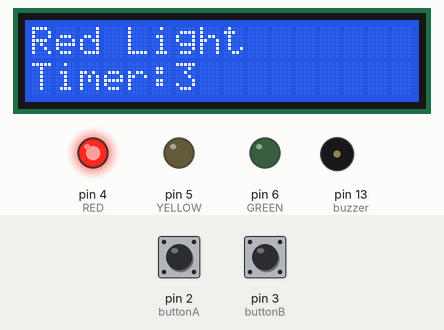
The program below on a simulated Arduino Uno, built with avr-gcc and run on an emulated ATmega328P. Shown: 16×2 character LCD, output pins drawn as LEDs (lit = HIGH), buzzer (waves = sounding). The test bench sets the inputs (shaded band); at power-on: pin 2 (buttonA) HIGH, pin 3 (buttonB) HIGH. What the program prints to the serial monitor is not drawn.

Above: at 9.4 s.
9.5 s: pin 2 (buttonA) pulled LOW for 3.2 s
At 15.4 s:
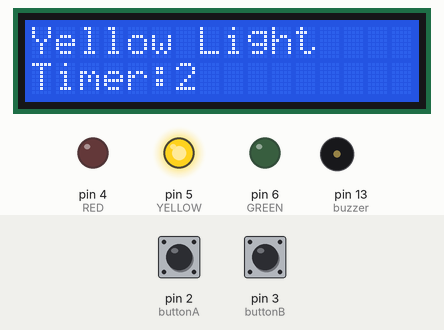
15.7 s: pin 3 (buttonB) pulled LOW for 3.2 s
At 21.7 s:
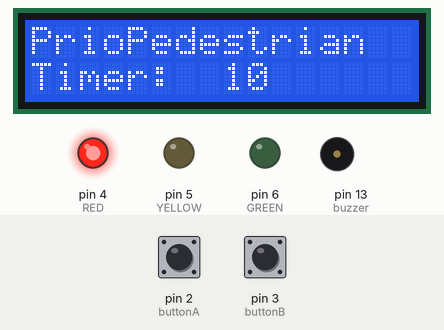
21.9 s: pin 3 (buttonB) pulled LOW for 1 s
Timing chart, 0 to 30.9 s (numbered marks = the images above; inputs shaded):
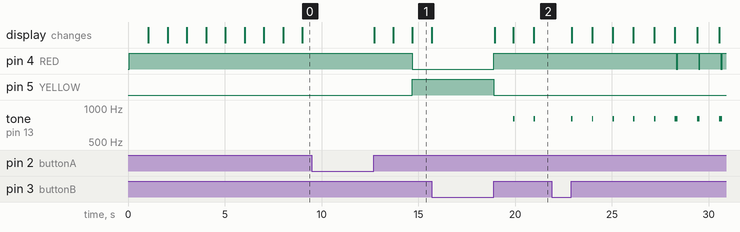

Measured:
- after the input at 9.5 s, pin 4 (RED): HIGH → LOW after 5.2 s; pin 5 (YELLOW): LOW → HIGH after 5.2 s
- after the input at 15.7 s, pin 4 (RED): LOW → HIGH after 3.2 s; pin 5 (YELLOW): HIGH → LOW after 3.2 s; tone on pin 13 (buzzer): alternates 800 Hz for 0.08 s and silent for 1.0 s, starting after 4.2 s; the display: first changes after 3.2 s (image 2 shows a later state)
- what the display in image 1 shows lasts 1.0 s, from 14.7 s to 15.7 s

The program:

main.cpp
```cpp
#include <Arduino_FreeRTOS.h>
#include <LiquidCrystal.h>
#include "semphr.h"
#define GREEN 6
#define YELLOW 5
#define RED 4
#define buzzer 13
#define buttonA 2
#define buttonB 3

volatile bool pedestrian = false, priority = false;
const TickType_t _1000ms = pdMS_TO_TICKS(1000);
const TickType_t _500ms = pdMS_TO_TICKS(500);
const TickType_t xTicksToWait = pdMS_TO_TICKS(100);
LiquidCrystal lcd(7, 8, 9, 10, 11, 12);  // initialize the library with the numbers of the interface pins
TaskHandle_t red_handle, yellow_handle, green_handle,pedes_handle, prio_handle;
SemaphoreHandle_t ledSemaphore, interruptPeSemaphore, interruptPrSemaphore;

void setup() {
  Serial.begin(9600); //for debugging
  lcd.begin(16, 2);
  pinMode(buzzer,OUTPUT);
  pinMode(buttonA,INPUT_PULLUP);
  pinMode(buttonB, INPUT_PULLUP);
  ledSemaphore = xSemaphoreCreateBinary();
  interruptPeSemaphore = xSemaphoreCreateBinary(); //interrupt 1 for pedestrian crossing ONLY
  interruptPrSemaphore = xSemaphoreCreateBinary(); //interrupt 2 for pedestrian + priority crossing
    xTaskCreate(redTaskController,      //task name
                "red light toggle",     //task description
                100,                    // stack depth set to 100 instead of 128 so that no overflow
                NULL,  // any parameters to pass
                3,                      // priority
                &red_handle                 // taskhandle for qms.
    );
    xTaskCreate(yellowTaskController,           //task name
                "yellow light toggle",       //task description
                100,                         // stack depth
                NULL,  // any parameters to pass
                1,                           // priority
                &yellow_handle                      // taskhandle for qms.
    );
    xTaskCreate(greenTaskController,           //task name
                "green light toggle",        //task description
                100,                         // stack depth
                NULL,  // any parameters to pass
                2,                           // priority
                &green_handle                         // taskhandle for qms.
    );
    xTaskCreate(PedesController,           //task name
                "for button press",        //task description
                100,                         // stack depth
                NULL,  // any parameters to pass
                3,                           // priority
                &pedes_handle                         // taskhandle for qms.
    );
    xTaskCreate(PrioController,           //task name
                "for button press",        //task description
                100,                         // stack depth
                NULL,  // any parameters to pass
                3,                           // priority
                &prio_handle                         // taskhandle for qms.
    );
  attachInterrupt(digitalPinToInterrupt(buttonA), buttonAPress, LOW); //attach interrupt to pin 2
  attachInterrupt(digitalPinToInterrupt(buttonB), buttonBPress, LOW); // attach interrupt to pin 3
  xSemaphoreGive(ledSemaphore);
  vTaskStartScheduler();

}

void redTaskController(void *pvParameters){
  while (1){
  vTaskPrioritySet(NULL,3);
  pinMode(RED,OUTPUT);
   xSemaphoreTake(ledSemaphore, portMAX_DELAY);
   if (pedestrian == true){
     for (int timer = 9; timer>0; timer--)
      {
        lcd.clear();
        lcd.setCursor(0,0);
        lcd.print("Pedestrian");
        lcd.setCursor(0,1);
        lcd.print("Timer: ");
        digitalWrite(RED, HIGH);
        lcd.setCursor(6,1);
        lcd.print(timer);
        if (timer < 9)
        {
          tone(buzzer, 800);
          vTaskDelay(5);
          noTone(buzzer);
        }
        if (timer < 5)
        {
          tone(buzzer, 800);
          digitalWrite(RED,digitalRead(RED)^1);
          vTaskDelay(5);                        //to make buzzer sound twice when timer <5s left
          digitalWrite(RED,digitalRead(RED)^1);
          noTone(buzzer);
        }
        vTaskDelay(_1000ms);
      }

    }

  else if (priority == true)
    {
      for (int timer = 12; timer>0; timer--)
      {
        lcd.clear(); //needed here cause two digit number
        lcd.setCursor(0,0);
        lcd.print("PrioPedestrian");
        lcd.setCursor(0,1);
        lcd.print("Timer: ");
        digitalWrite(RED, HIGH);
        lcd.setCursor(8,1);
        lcd.print(timer);
        if (timer < 12)
        {
          tone(buzzer, 800);
          vTaskDelay(5);
           noTone(buzzer);
        }
        if (timer < 5)
        {
          tone(buzzer, 800);
          digitalWrite(RED,digitalRead(RED)^1);
          vTaskDelay(5);                            //to make buzzer sound twice when timer <5s left
          digitalWrite(RED,digitalRead(RED)^1);
          noTone(buzzer);
        }
        vTaskDelay(_1000ms);

      }
    }
  else {
    for (int timer = 6; timer>0; timer--)
    {

        lcd.setCursor(0,0);
        lcd.print("Red Light");
        lcd.setCursor(0,1);
        lcd.print("Timer: ");
        digitalWrite(RED, HIGH);
        lcd.setCursor(6,1);
        lcd.print(timer);
        vTaskDelay(_1000ms);
    }
      }
  pedestrian = false;
  priority = false;  // reset the flags
  digitalWrite(RED,LOW);
  xSemaphoreGive(ledSemaphore);
  lcd.clear();
  vTaskPrioritySet(red_handle,2);
  vTaskPrioritySet(green_handle, 3);
  }
}


void yellowTaskController(void *pvParameters){
  while (1){
  vTaskPrioritySet(NULL,3);
  pinMode(YELLOW,OUTPUT);

  xSemaphoreTake(ledSemaphore, portMAX_DELAY);

  for (int timer = 2; timer>0; timer--)
  {
    lcd.setCursor(0,0);
    lcd.print("Yellow Light");
    lcd.setCursor(0,1);
    lcd.print("Timer: ");
    digitalWrite(YELLOW, HIGH);
    lcd.setCursor(6,1);
    lcd.print(timer);
    vTaskDelay(_1000ms);
  }
  digitalWrite(YELLOW,LOW);
  xSemaphoreGive(ledSemaphore);
  lcd.clear();
  vTaskPrioritySet(NULL,2);
  vTaskPrioritySet(green_handle, 3);

  }
}

void greenTaskController(void *pvParameters){
  while (1){
  vTaskPrioritySet(NULL,3);
  pinMode(GREEN,OUTPUT);
  Serial.print(pedestrian);
  Serial.print(",");
  Serial.println(priority);
  xSemaphoreTake(ledSemaphore, portMAX_DELAY);
  lcd.setCursor(0,0);
  lcd.print("Green Light");
  lcd.setCursor(0,1);
  lcd.print("Timer: ");
  for (int timer = 4; timer>0; timer--)
  {
    digitalWrite(GREEN, HIGH);
    lcd.setCursor(6,1);
    lcd.print(timer);
    vTaskDelay(_1000ms);
  }
  digitalWrite(GREEN,LOW);
  xSemaphoreGive(ledSemaphore);
  lcd.clear();
  vTaskPrioritySet(NULL,2);
  vTaskPrioritySet(green_handle, 3);

}
}

void PedesController(void *pvParameters){
  while (1)
  {
  if (xSemaphoreTake(interruptPeSemaphore, portMAX_DELAY) == pdPASS) {
  pedestrian = true;
  Serial.println("something happened"); //debugging
  }
}
}

void PrioController(void *pvParameters){
  while (1)
  {
    if (xSemaphoreTake(interruptPrSemaphore, portMAX_DELAY) == pdPASS) { //if semaphore is taken successfully
    priority = true;
    Serial.println("something extra happened"); //debugging
  }
  }
}

void buttonAPress(){              //interrupt handler for normal pedestrian press
  xSemaphoreGiveFromISR(interruptPeSemaphore, NULL);
  }

void buttonBPress(){              //interrupt handle for priority press
  xSemaphoreGiveFromISR(interruptPrSemaphore, NULL);
}


void loop() {
  //nothing here
}
```
